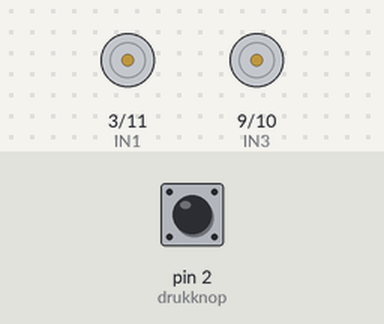
The sketch below on a simulated Arduino Uno, built with avr-gcc and run on an emulated ATmega328P. Parts: motor-driver pin pairs drawn as motors (green arrow = first pin HIGH = forward, orange = second pin HIGH = backward, longer = more drive). The inputs (shaded band) are chosen by the test bench; at power-on: pin 2 (drukknop) LOW.

Above: at 1.2 s.
1.3 s: pin 2 (drukknop) pulled HIGH for 0.15 s
At 2.37 s:
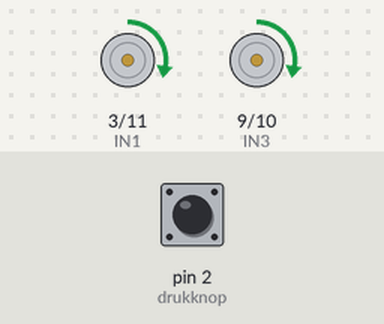
At 3.27 s:
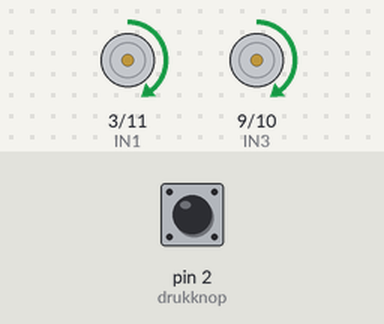
Timing chart, 0 to 22.1 s (numbered marks = the images above; inputs shaded):
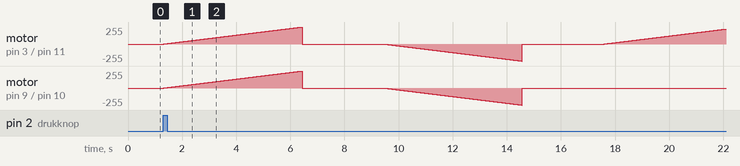

The sketch:

H-brug_drv8833.ino
```cpp
int IN1 = 3;
int IN2 = 11;
int IN3 = 9;
int IN4 = 10;

const int drukknop = 2;
bool toestand_drukknop;

void setup() {
  Serial.begin(9600);

  pinMode(IN1, OUTPUT);
  pinMode(IN2, OUTPUT);
  pinMode(IN3, OUTPUT);
  pinMode(IN4, OUTPUT);
  pinMode(drukknop, INPUT);

}

void loop() {

  toestand_drukknop = digitalRead(drukknop);

  if (toestand_drukknop == HIGH)
  {

    //Voorwaarts
    for(int i = 0; i <= 255; i++)
    {
      analogWrite(IN1, i);
      analogWrite(IN2, 0);
      analogWrite(IN3, i);
      analogWrite(IN4, 0);
      delay(20);
    }

    for(int i = 255; i >= 0; i--)
    {
      analogWrite(IN1, i);
      analogWrite(IN2, 0);
      analogWrite(IN3, i);
      analogWrite(IN4, 0);
    }
    delay(3000);

    //Achterwaarts
    for(int i = 0; i <= 255; i++)
    {
      analogWrite(IN1, 0);
      analogWrite(IN2, i);
      analogWrite(IN3, 0);
      analogWrite(IN4, i);
      delay(20);
    }

    for(int i = 255; i >= 0; i--)
    {
      analogWrite(IN1, 0);
      analogWrite(IN2, i);
      analogWrite(IN3, 0);
      analogWrite(IN4, i);
    }
    delay(3000);

    //Motor rechts
    for(int i = 0; i <= 255; i++)
    {
      analogWrite(IN1, i);
      analogWrite(IN2, 0);
      analogWrite(IN3, 0);
      analogWrite(IN4, 0);
      delay(20);
    }

    for(int i = 255; i >= 0; i--)
    {
      analogWrite(IN1, i);
      analogWrite(IN2, 0);
      analogWrite(IN3, 0);
      analogWrite(IN4, 0);
    }
    delay(3000);

        //Motor links
    for(int i = 0; i <= 255; i++)
    {
      analogWrite(IN1, 0);
      analogWrite(IN2, 0);
      analogWrite(IN3, i);
      analogWrite(IN4, 0);
      delay(20);
    }

    for(int i = 255; i >= 0; i--)
    {
      analogWrite(IN1, 0);
      analogWrite(IN2, 0);
      analogWrite(IN3, i);
      analogWrite(IN4, 0);
    }
    delay(3000);
  }
}
```
